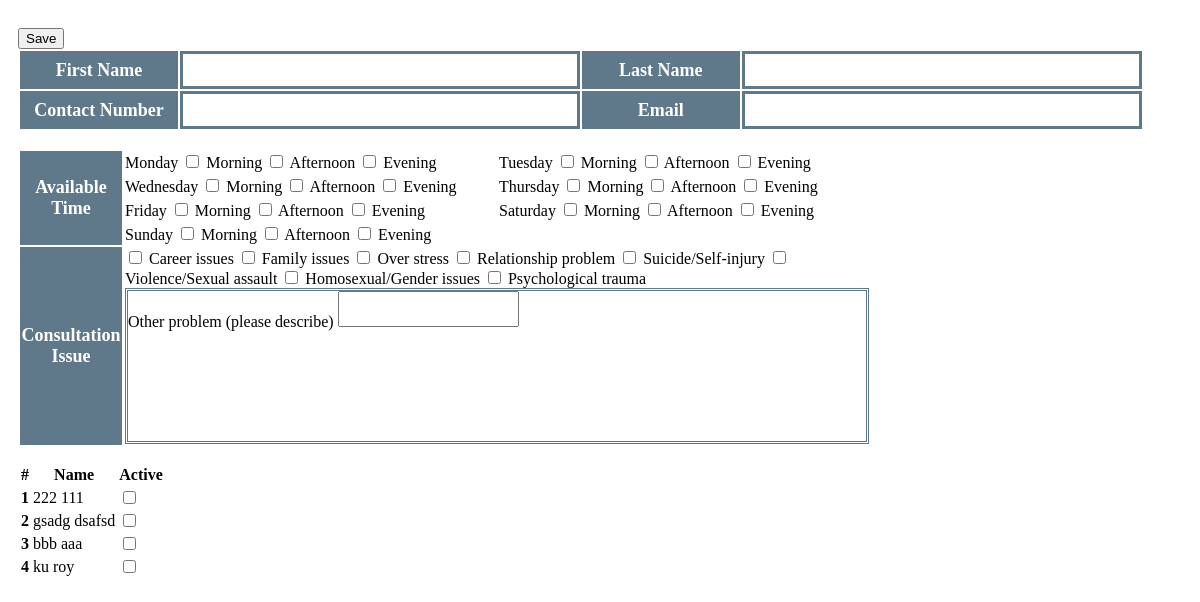
/home/schedule_arrangement/ (signed in), run on an earlier commit of the app's database.
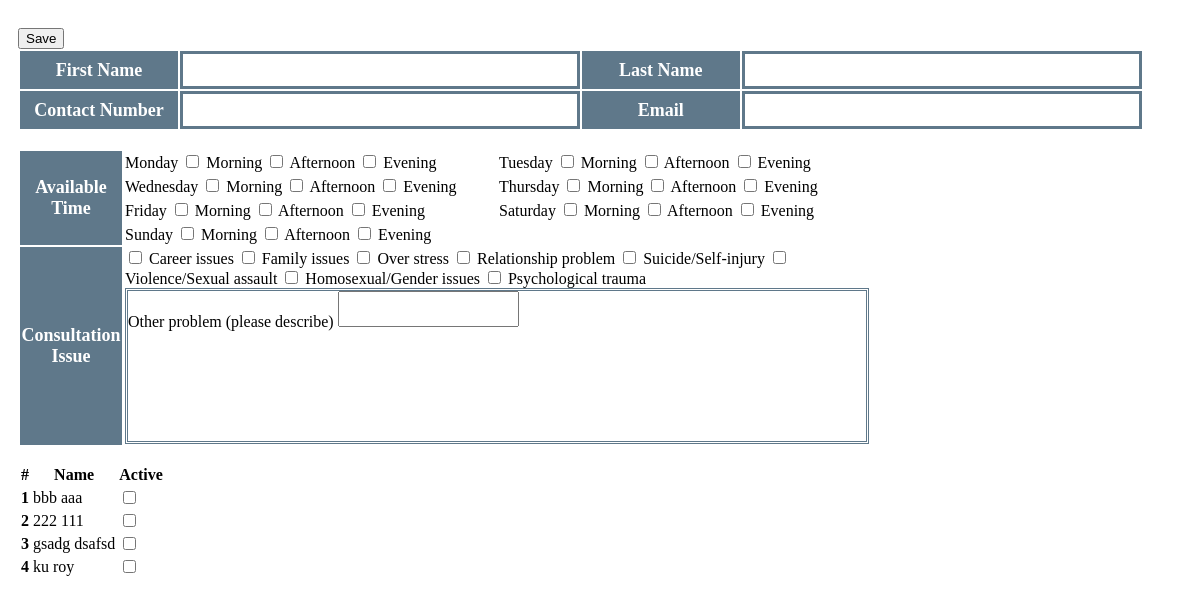
And on a later commit of the database.
### users/models.py (models this page shows)
class New_user(User):
    contact_number = models.CharField(db_column='contact_number', max_length=20)
    app_active = models.BooleanField(db_column='app_active', default=False)

### djangoProject/commonfunction.py (the view)
    def _inner(request, *args, **kwargs):
        if not request.user.is_superuser:
            raise PermissionDenied
        return function(request, *args, **kwargs)

### djangoProject/commonfunction.py (called while the page is built)
def is_superuser(function=None):
    def _inner(request, *args, **kwargs):
        if not request.user.is_superuser:
            raise PermissionDenied
        return function(request, *args, **kwargs)
    return _inner

### home/views.py (called while the page is built)
@is_superuser
def schedule_arrangement(request):
    app_list = New_user.objects.filter(is_active=True).order_by('-app_active', 'last_login')
    allEvents = list(AppointmentCalander.objects.filter(active=True))
    for event in allEvents:
        nameObject = New_user.objects.filter(user_ptr_id=event.app_user_id).values('first_name', 'last_name')[0]
        event.title = nameObject['first_name'] + ' ' + nameObject['last_name']
    return render(request, "home/schedule_arrangement.html", locals())

### templates/home/schedule_arrangement.html (shortened to what this page needs)
{% block Content0 %}
    <div class="row-no-gutters row" style="padding: 10px">
        <div class="col-4">
            <div style="margin-top: 10px">
                <button type="button" class="btn btn-primary" onclick="submitCalendar()">Save</button>
            </div>
        </div>
        <div class="col-6">
            {% include '../users/uni_appointment.html' %}
        </div>
        <div class="col-2">
            <table id="app_table" class="table table-hover">
                <thead>
                    <tr>
                        <th scope="col" class="">#</th>
                        <th scope="col" class="">Name</th>
                        <th scope="col" class="">Active</th>
                    </tr>
                </thead>
                <tbody>
                    {% for app in app_list %}
                        <tr id="{{ app.id }}" onclick="render_app(this.id)">
                            <th scope="row" class="column_1">{{ forloop.counter }}</th>
                            <td id="list_name_{{ app.id }}" class="">{{ app.last_name }} {{ app.first_name }}</td>
                            <td class="">
                                <div class="form-check form-switch">
                                  <input id="check_{{ app.id }}" class="form-check-input" onclick="app_active('{{ app.id }}', this.id)"  type="checkbox">
                                </div>
                            </td>
                        </tr>
                    {% endfor %}
                </tbody>
            </table>
        </div>
    </div>
{% endblock %}

### templates/users/uni_appointment.html (shortened to what this page needs)
        <form id="appointment_form" method="post">
            <table id="personal_info">
                <tbody>
                    <tr>
                        <th class="th_info">First Name</th>
                        <td class="tr_app">
                            <input id="app_first" value="{{ user_form.first_name.value }}" readonly>
                        </td>
                        <th class="th_info">Last Name</th>
                        <td class="tr_app">
                            <input id="app_last" type="text" value="{{ user_form.last_name.value }}" readonly>
                        </td>
                    </tr>
                    <tr>
                        <th class="th_info">Contact Number</th>
                        <td class="tr_app">
                            <input id="app_number" type="text" value="{{ user_form.contact_number.value }}" readonly>
                        </td>
                        <th class="th_info">Email</th>
                        <td class="tr_app">
                            <input id="app_email" type="text" value="{{ user_form.email.value }}" readonly>
                        </td>
                    </tr>
                </tbody>
            </table>
            <br>
            <table>
                <tbody>
                    <tr class="tr_app" style="width: 100%">
                        <th class="th_app" rowspan=4>Available Time</th>
                        <td class="part1_ans" nowrap="nowrap">
                            <label class="week">Monday</label>
                            <input id="mon_m" name="mon_m" type="checkbox" class="btn-check"  autocomplete="off">
                            <label class="btn btn-outline-primary" for="mon_m">Morning</label>
                            <input id="mon_a" name="mon_a" type="checkbox" class="btn-check" autocomplete="off">
                            <label class="btn btn-outline-primary" for="mon_a">Afternoon</label>
                            <input id="mon_e" name="mon_e" type="checkbox" class="btn-check" autocomplete="off">
                            <label class="btn btn-outline-primary" for="mon_e">Evening</label>
                        </td>
                        <td class="part1_ans" nowrap="nowrap">
                            <label class="week">Tuesday</label>
                            <input id="tue_m" name="tue_m" type="checkbox" class="btn-check" autocomplete="off">
                            <label class="btn btn-outline-primary" for="tue_m">Morning</label>
                            <input id="tue_a" name="tue_a" type="checkbox" class="btn-check" autocomplete="off">
                            <label class="btn btn-outline-primary" for="tue_a">Afternoon</label>
                            <input id="tue_e" name="tue_e" type="checkbox" class="btn-check" autocomplete="off">
                            <label class="btn btn-outline-primary" for="tue_e">Evening</label>
                        </td>
                    </tr>
                    <tr class="tr_app">
                        <td class="part1_ans" nowrap="nowrap">
                            <label class="week">Wednesday</label>
                            <input id="wed_m" name="wed_m" type="checkbox" class="btn-check" autocomplete="off">
                            <label class="btn btn-outline-primary" for="wed_m">Morning</label>
                            <input id="wed_a" name="wed_a" type="checkbox" class="btn-check" autocomplete="off">
                            <label class="btn btn-outline-primary" for="wed_a">Afternoon</label>
                            <input id="wed_e" name="wed_e" type="checkbox" class="btn-check" autocomplete="off">
                            <label class="btn btn-outline-primary" for="wed_e">Evening</label>
                        </td>
                        <td class="part1_ans" nowrap="nowrap">
                            <label class="week">Thursday</label>
                            <input id="thu_m" name="thu_m" type="checkbox" class="btn-check"  autocomplete="off">
                            <label class="btn btn-outline-primary" for="thu_m">Morning</label>
                            <input id="thu_a" name="thu_a" type="checkbox" class="btn-check"  autocomplete="off">
                            <label class="btn btn-outline-primary" for="thu_a">Afternoon</label>
                            <input id="thu_e" name="thu_e" type="checkbox" class="btn-check" autocomplete="off">
                            <label class="btn btn-outline-primary" for="thu_e">Evening</label>
                        </td>
                    </tr>
                    <tr class="tr_app">
                        <td class="part1_ans" nowrap="nowrap">
                            <label class="week">Friday</label>
                            <input id="fri_m" name="fri_m" type="checkbox" class="btn-check" autocomplete="off">
                            <label class="btn btn-outline-primary" for="fri_m">Morning</label>
                            <input id="fri_a" name="fri_a" type="checkbox" class="btn-check" autocomplete="off">
                            <label class="btn btn-outline-primary" for="fri_a">Afternoon</label>
                            <input id="fri_e" name="fri_e" type="checkbox" class="btn-check" autocomplete="off">
                            <label class="btn btn-outline-primary" for="fri_e">Evening</label>
                        </td>
                        <td class="part1_ans" nowrap="nowrap">
                            <label class="week">Saturday</label>
                            <input id="sat_m" name="sat_m" type="checkbox" class="btn-check" autocomplete="off">
                            <label class="btn btn-outline-primary" for="sat_m">Morning</label>
                            <input id="sat_a" name="sat_a" type="checkbox" class="btn-check" autocomplete="off">
                            <label class="btn btn-outline-primary" for="sat_a">Afternoon</label>
                            <input id="sat_e" name="sat_e" type="checkbox" class="btn-check" autocomplete="off">
                            <label class="btn btn-outline-primary" for="sat_e">Evening</label>
                        </td>
                    </tr>
                    <tr class="tr_app">
                        <td class="part1_ans" nowrap="nowrap">
                            <label class="week">Sunday</label>
                            <input id="sun_m" name="sun_m" type="checkbox" class="btn-check" autocomplete="off">
                            <label class="btn btn-outline-primary" for="sun_m">Morning</label>
                            <input id="sun_a" name="sun_a" type="checkbox" class="btn-check" autocomplete="off">
                            <label class="btn btn-outline-primary" for="sun_a">Afternoon</label>
                            <input id="sun_e" name="sun_e" type="checkbox" class="btn-check" autocomplete="off">
                            <label class="btn btn-outline-primary" for="sun_e">Evening</label>
                        </td>
                    </tr>
                    <tr class="tr_app">
                        <th class="th_app">Consultation Issue</th>
                        <td colspan="2">
                            <input id="q_career" name="q_career" type="checkbox" class="btn-check" autocomplete="off">
                            <label class="btn btn-outline-success" for="q_career">Career issues</label>
                            <input id="q_family" name="q_family" type="checkbox" class="btn-check" autocomplete="off">
                            <label class="btn btn-outline-success" for="q_family">Family issues</label>
                            <input id="q_stress" name="q_stress" type="checkbox" class="btn-check" autocomplete="off">
                            <label class="btn btn-outline-success" for="q_stress">Over stress</label>
                            <input id="q_relationship" name="q_relationship" type="checkbox" class="btn-check" autocomplete="off">
                            <label class="btn btn-outline-success" for="q_relationship">Relationship problem</label>
                            <input id="q_suicide" name="q_suicide" type="checkbox" class="btn-check" autocomplete="off">
                            <label class="btn btn-outline-success" for="q_suicide">Suicide/Self-injury</label>
                            <input id="q_violence" name="q_violence" type="checkbox" class="btn-check" autocomplete="off">
                            <label class="btn btn-outline-success q_button" for="q_violence">Violence/Sexual assault</label>
                            <input id="q_homo" name="q_homo" type="checkbox" class="btn-check" autocomplete="off">
                            <label class="btn btn-outline-success q_button" for="q_homo">Homosexual/Gender issues</label>
                            <input id="q_trauma" name="q_trauma" type="checkbox" class="btn-check" autocomplete="off">
                            <label class="btn btn-outline-success q_button" for="q_trauma">Psychological trauma</label>
                            <div class="input-group">
                              <span class="input-group-text">Other problem (please describe)</span>
                              <textarea id="q_other" name="q_other" class="form-control" aria-label="With textarea">{% if form.q_other.value %}{{ form.q_other.value }}{% endif %}</textarea>
                            </div>
                        </td>
                    </tr>
                </tbody>
            </table>
        </form>

### templates/home/schedule_arrangement.html (style rules this page uses)
.tr_app { border: #5f788a; border-style: solid; }
.th_app { background-color: #5f788a; color: white; font-size: large; width: 100px; }
.th_info { background-color: #5f788a; color: white; font-size: large; width: 150px; border: #5f788a; border-style: solid; }
input { border-style: none; font-size: x-large; }
.part1_ans { width: 370px; }
.input-group { border: #5f788a; border-style: double; height: 150px; }
textarea { resize:none; }
.q_button { margin-top: 5px; }
#personal_info { width: 96.7%; }

What changed in the data, as far as the page shows it:
changed New_user "bbb": moves up the list
